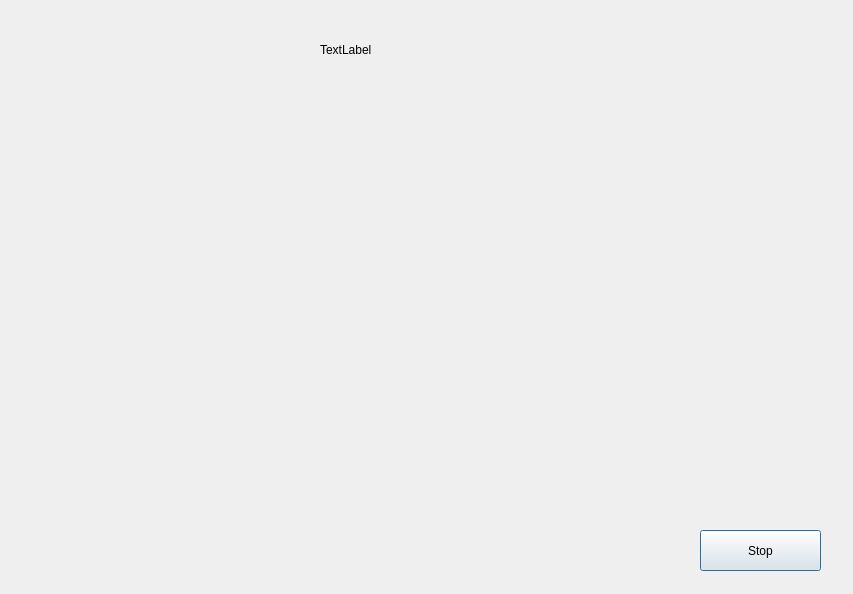
<?xml version="1.0" encoding="UTF-8"?>
<ui version="4.0">
 <class>Dialog</class>
 <widget class="QDialog" name="Dialog">
  <property name="geometry">
   <rect>
    <x>0</x>
    <y>0</y>
    <width>853</width>
    <height>594</height>
   </rect>
  </property>
  <property name="windowTitle">
   <string>Dialog</string>
  </property>
  <widget class="QPushButton" name="stopBtn">
   <property name="geometry">
    <rect>
     <x>700</x>
     <y>530</y>
     <width>121</width>
     <height>41</height>
    </rect>
   </property>
   <property name="text">
    <string>Stop</string>
   </property>
  </widget>
  <widget class="QLabel" name="label">
   <property name="geometry">
    <rect>
     <x>320</x>
     <y>40</y>
     <width>191</width>
     <height>20</height>
    </rect>
   </property>
   <property name="text">
    <string>TextLabel</string>
   </property>
  </widget>
 </widget>
 <resources/>
 <connections/>
</ui>
